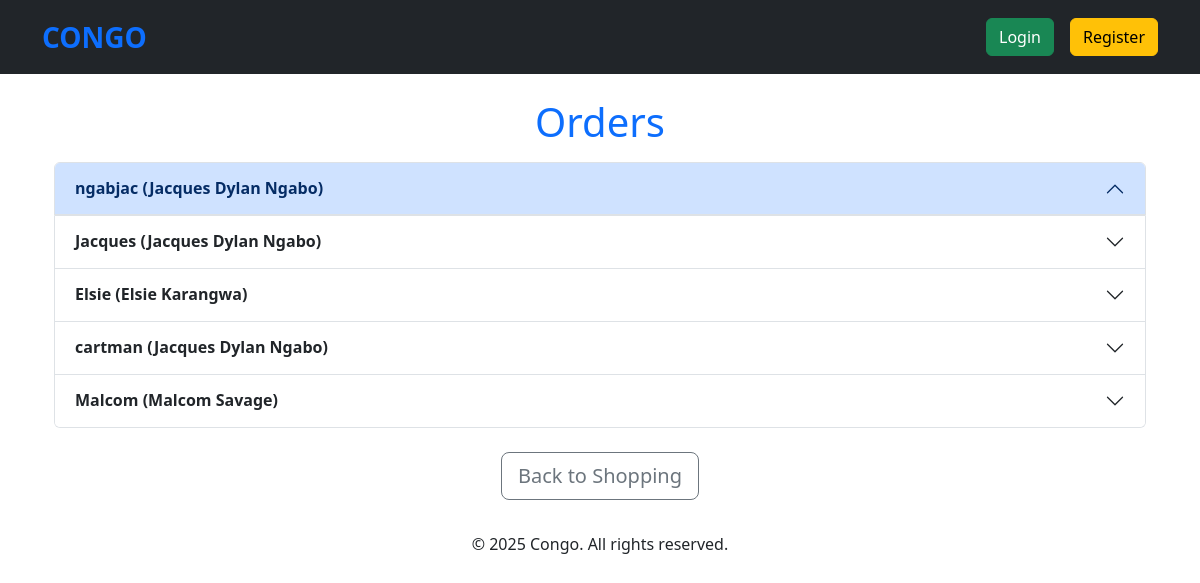
/orders/, run on an earlier commit of the app's database.
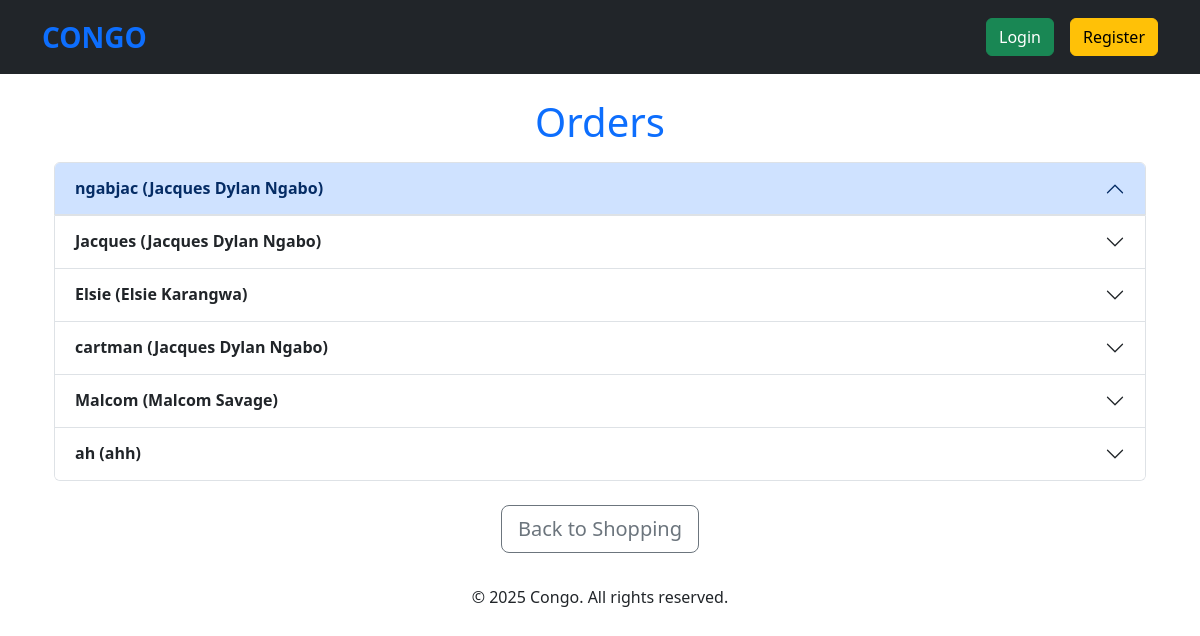
And on a later commit of the database.
### models.py (models this page shows)
class Order(db.Model):
    id = db.Column(db.Integer, primary_key=True)
    username = db.Column(db.String(80), unique=False, nullable=False)
    realname = db.Column(db.String(200), unique=False, nullable=False)
    mailingaddress = db.Column(db.String(200), unique=False, nullable=False)
    cart = db.Column(JSON, nullable=False)

### app.py (the view)
@app.route("/orders/", methods=["GET"])
def orders():
    orders = Order.query.all()
    grouped_orders = defaultdict(list)
    for order in orders:
        grouped_orders[order.username].append(order)  # Group the orders by the username
    return render_template("orders.html", grouped_orders=grouped_orders)

### app.py (called while the page is built)
@app.before_request
def check_login():
    if (
        request.path == url_for("register_form")
        or request.path == url_for("login_form")
        or request.path == url_for("orders")
        or request.path == url_for("create_user")
        or request.path.startswith("/static/")
    ):
        pass
    elif "username" not in session:
        return redirect(url_for("login_form"))

@app.after_request
def add_no_cache_headers(response):
    response.headers["Cache-Control"] = "no-store, no-cache, must-revalidate, max-age=0"
    response.headers["Pragma"] = "no-cache"
    response.headers["Expires"] = "0"
    return response

### templates/orders.html (shortened to what this page needs)
{% extends "base.html" %}
{% block content %}
<div class="container mt-4">
    <h1 class="text-primary text-center">Orders</h1>
    {% if grouped_orders %}
        <div class="accordion mt-3" id="ordersAccordion">
            {% for username, user_orders in grouped_orders.items() %}
                <div class="accordion-item">
                    <h2 class="accordion-header" id="heading-{{ username }}">
                        <button class="accordion-button {% if loop.index != 1 %}collapsed{% endif %}"
                                type="button"
                                data-bs-toggle="collapse"
                                data-bs-target="#collapse-{{ username }}"
                                aria-expanded="{% if loop.index == 1 %}true{% else %}false{% endif %}"
                                aria-controls="collapse-{{ username }}">
                            <strong>{{ username }} ({{ user_orders[0].realname }})</strong>
                        </button>
                    </h2>
                </div>
            {% endfor %}
        </div>
    {% else %}
        <div class="alert alert-warning text-center mt-4">
            <p>No orders have been placed yet.</p>
        </div>
    {% endif %}
    <div class="text-center mt-4">
        <a href="{{ url_for('show_items') }}" class="btn btn-outline-secondary btn-lg">
             Back to Shopping
        </a>
    </div>
</div>
{% endblock %}

### templates/base.html (shortened to what this page needs)
{% from "navbar_macros.html" import navbar %}
<!DOCTYPE html>
<html lang="en">
<head>
    <link href="{{ url_for('static', filename='css/site.css') }}" rel="stylesheet">
    <link href="https://cdn.jsdelivr.net/npm/bootstrap@5.3.2/dist/css/bootstrap.min.css" rel="stylesheet">
</head>
<body>
    {{ navbar() }}
    <main class="container mt-4">
        {% block content %}{% endblock %}
    </main>
    <footer class="text-center py-2 mt-4">
        <p>&copy; 2025 Congo. All rights reserved.</p>
    </footer>
</body>
</html>

### templates/navbar_macros.html
{% macro navbar() %}
<nav class="nav-container d-flex justify-content-center gap-3 py-3 bg-dark">
  <div class="container d-flex justify-content-between align-items-center">
    <a
      href="{{ url_for('show_items') }}"
      class="navbar-brand fw-bold fs-3 text-primary me-auto"
      >CONGO</a
    >
    <div class="d-flex justify-content-center gap-3">
      {% if "username" in session %}
      <a href="{{ url_for('show_items') }}" class="btn btn-primary">Shop</a>
      <a href="{{ url_for('show_cart') }}" class="btn btn-primary">Cart</a>
      <a href="{{ url_for('show_user_detail') }}" class="btn btn-primary"
        >{{ session["username"] }}</a
      >
      <a href="{{ url_for('logout') }}" class="btn btn-danger">Logout</a>
      {% else %}
      <a href="{{ url_for('login_form') }}" class="btn btn-success">Login</a>
      <a href="{{ url_for('register_form') }}" class="btn btn-warning"
        >Register</a
      >
      {% endif %}
    </div>
  </div>
</nav>
{% endmacro %}

What changed in the data, as far as the page shows it:
added Order: username "ah", realname "ahh"
